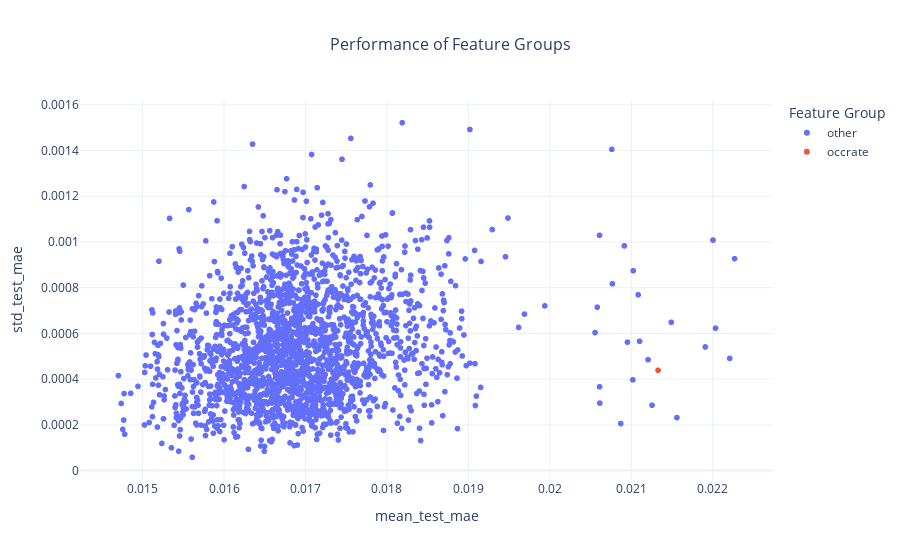

Notebook code for this chart:
### Code cell
analyzer.scatter_plot_feature_group(df_feature_grouped)

### Figure 1 — Plotly figure (JSON) as saved in the notebook; plotly's stock layout.template omitted (floating-point values rounded to 4 significant figures; data arrays with more than 128 entries replaced by an {"elided": "..."} marker saying what was removed)
{"data": [{"customdata": {"elided": "2047x1 str values"}, "hovertemplate": "<b>%{customdata}</b><br><b>Mean MAE:</b> %{x:.6f}<br><b>Std MAE:</b> %{y:.6f}<extra></extra>", "legendgroup": "other", "marker": {"color": "#636efa", "symbol": "circle"}, "mode": "markers", "name": "other", "showlegend": true, "type": "scattergl", "x": {"elided": "2047 float values"}, "xaxis": "x", "y": {"elided": "2047 float values"}, "yaxis": "y"}, {"customdata": [["occrate"]], "hovertemplate": "<b>%{customdata}</b><br><b>Mean MAE:</b> %{x:.6f}<br><b>Std MAE:</b> %{y:.6f}<extra></extra>", "legendgroup": "occrate", "marker": {"color": "#EF553B", "symbol": "circle"}, "mode": "markers", "name": "occrate", "showlegend": true, "type": "scattergl", "x": [0.02133], "xaxis": "x", "y": [0.0004389], "yaxis": "y"}], "layout": {"legend": {"title": {"text": "Feature Group"}, "tracegroupgap": 0}, "title": {"font": {"size": 16}, "text": "Performance of Feature Groups", "x": 0.5}, "xaxis": {"anchor": "y", "domain": [0, 1], "title": {"text": "mean_test_mae"}}, "yaxis": {"anchor": "x", "domain": [0, 1], "title": {"text": "std_test_mae"}}}}
